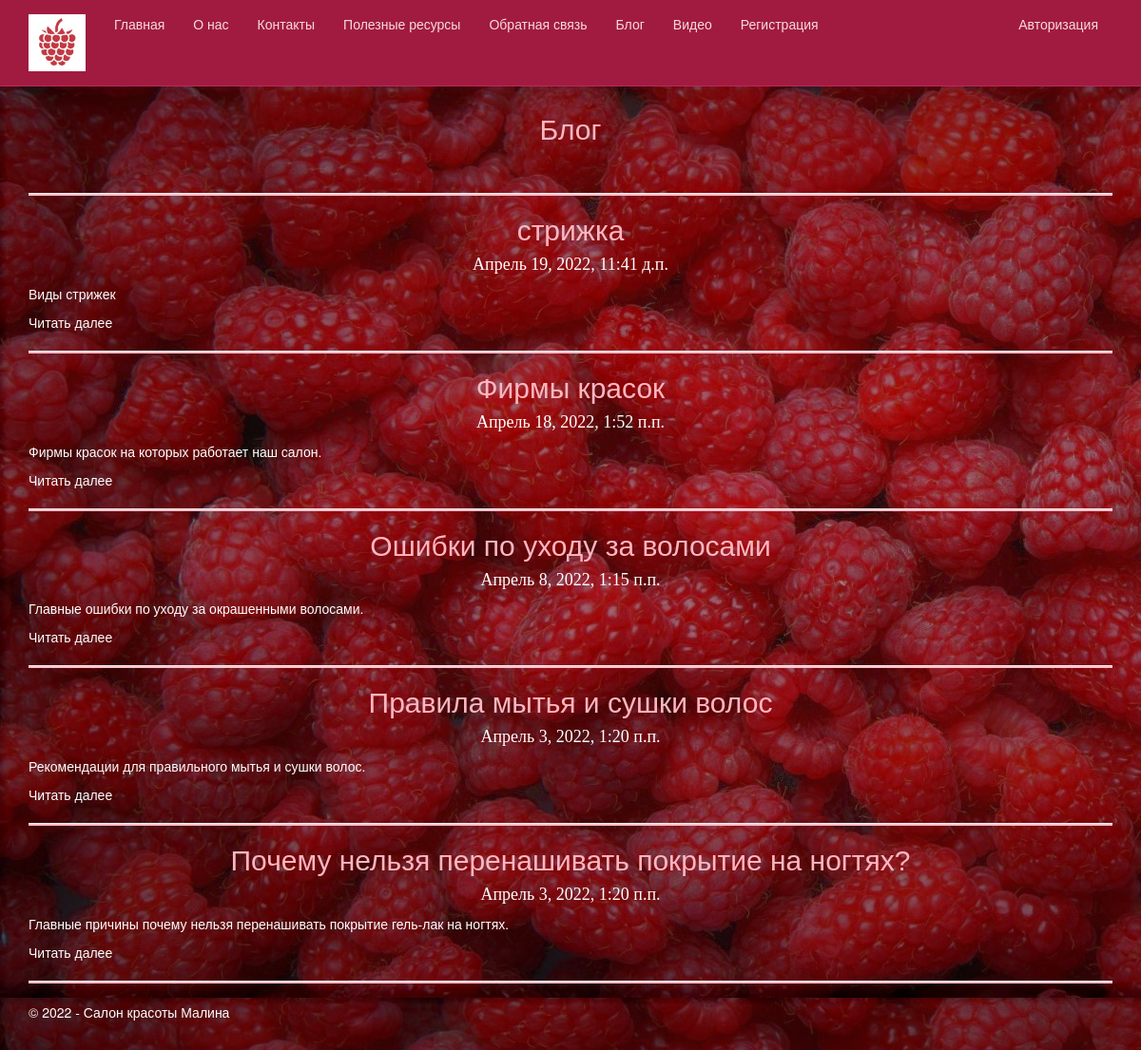
Screenshot of /blog/ with the database file from the repository.
### app/models.py (models this page shows, shortened)
class Blog(models.Model):
    title = models.CharField(max_length = 100, unique_for_date = "posted", verbose_name = "Заголовок")
    description = models.TextField(verbose_name = "Краткое содержание")
    content = models.TextField(verbose_name = "Полное содержание")
    posted = models.DateTimeField(default = datetime.now(), db_index = True, verbose_name = "Опубликована")
    author = models.ForeignKey(User, null=True, blank=True, on_delete = models.SET_NULL, verbose_name = "Автор")
    image = models.FileField(default = 'temp.jpg', verbose_name= "Путь к картинке")
    class Meta:
        db_table = "Posts" # имя таблицы для модели
        ordering = ["-posted"] # порядок сортировки данных в модели ("-" означает по убыванию)
        verbose_name = "статья блога" # имя, под которым модель будет отображаться в административном разделе (для одной статьи блога)
        verbose_name_plural = "статьи блога" # тоже для всех статей блога

### app/views.py (the view)
# urls.py: path('blog/', views.blog, name='blog'),
def blog(request):
    posts = Blog.objects.all()   # запрос на выбор всех статей блога из модели
    assert isinstance(request, HttpRequest)
    return render(
        request,
        'app/blog.html',
        {
            'title':'Блог',
            'posts':posts,     # передача списка статей в шаблон веб-страницы
            'year':datetime.now().year,
        }
    )

### app/templates/app/blog.html
{% extends "app/layout.html" %}
{% block content %}
<h2>{{ title }}</h2>
<br />
{% for post in posts %}
<hr/>
<div class="">
    <h2> {{post.title}} </h2>
    <h4> {{post.posted}} </h4>
    <p> {{post.description}} </p>
    <p><a href="{% url 'blogpost' parametr=post.id %}"> Читать далее </a> </p>
</div>
{% endfor %}
{% endblock %}

### app/templates/app/layout.html (shortened to what this page needs)
﻿<!DOCTYPE html>
<html>
<head>
    {% load staticfiles %}
    <link rel="stylesheet" type="text/css" href="{% static 'app/content/bootstrap.css' %}" />
    <link rel="stylesheet" type="text/css" href="{% static 'app/content/site.css' %}" />
</head>
<body>
    <div class="navbar navbar-inverse navbar-fixed-top">
        <div class="container">
            <div class="navbar-header">
                <a href="/" class="navbar-brand"> <img src="{% static 'app/content/logo.png' %}" id="im" alt="log" /> </a>
            </div>
            <div class="navbar-collapse collapse">
                <ul class="nav navbar-nav">
                    <li><a href="{% url 'home' %}">Главная</a></li>
                    <li><a href="{% url 'about' %}">О нас</a></li>
                    <li><a href="{% url 'contact' %}">Контакты</a></li>
                    <li><a href="{% url 'resur' %}">Полезные ресурсы</a></li>
                    <li><a href="{% url 'feedbackk' %}">Обратная связь</a></li>
                    <li><a href="{% url 'blog' %}">Блог</a></li>
                    <li><a href="{% url 'videopost' %}">Видео</a></li>
                    {% if not user.is_authenticated %}
                    <li><a href="{% url 'registration' %}">Регистрация</a></li>
                    {% endif %}
                </ul>
                {% include 'app/loginpartial.html' %}
            </div>
        </div>
    </div>
    <div class="container body-content">
{% block content %}{% endblock %}
        <hr/>
        <footer>
            <p>&copy; {{ year }} - Салон красоты Малина</p>
        </footer>
    </div>
</body>
</html>

### app/templates/app/loginpartial.html
﻿{% if user.is_authenticated %}
<form id="logoutForm" action="/logout/" method="post" class="navbar-right">
    {% csrf_token %}
    <ul class="nav navbar-nav navbar-right">
        <li><span class="navbar-brand">Приветствуем {{ user.username }}!</span></li>
        <li><a href="javascript:document.getElementById('logoutForm').submit()">Выйти</a></li>
    </ul>
</form>
{% else %}
<ul class="nav navbar-nav navbar-right">
    <li><a href="{% url 'login' %}">Авторизация</a></li>
</ul>
{% endif %}

### app/static/app/content/site.css (style rules this page uses)
body { padding-top: 80px; padding-bottom: 20px; }
.body-content { padding-left: 15px; padding-right: 15px; }
#im { width: 60px; height: 60px; }
hr { color: pink; height: 2px; background-color: pink; }
h2 { text-align: center; color: lightpink; font-family: 'Franklin Gothic Medium', 'Arial Narrow', Arial, sans-serif; }
ul { color: white; font-weight: 300; text-align: left; }
h4 { text-align: center; color: white; font-family:'Times New Roman', Times, serif; }
body { background-image: url( mal.jpg); color: white; }
a { color: white; }

### rows the page displays
Blog: title "стрижка", posted "Апрель 19, 2022, 11:41 д.п.", description "Виды стрижек"
Blog: title "Фирмы красок", posted "Апрель 18, 2022, 1:52 п.п.", description "Фирмы красок на которых работает наш салон."
Blog: title "Ошибки по уходу за волосами", posted "Апрель 8, 2022, 1:15 п.п.", description "Главные ошибки по уходу за окрашенными волосами."
Blog: title "Правила мытья и сушки волос", posted "Апрель 3, 2022, 1:20 п.п.", description "Рекомендации для правильного мытья и сушки волос."
Blog: title "Почему нельзя перенашивать покрытие на ногтях?", posted "Апрель 3, 2022, 1:20 п.п.", description "Главные причины почему нельзя перенашивать покрытие гель-лак на ногтях."

### other values shown
{{ title }} "Блог"
